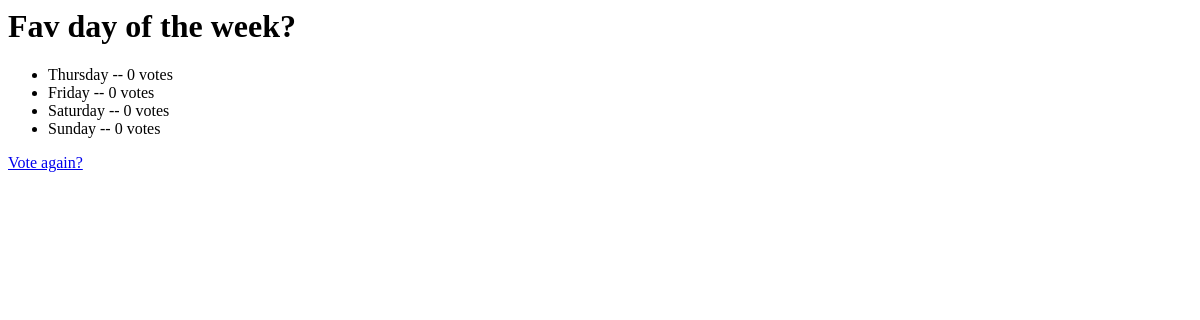
The page /polls/2/results/ on the database as committed earlier.
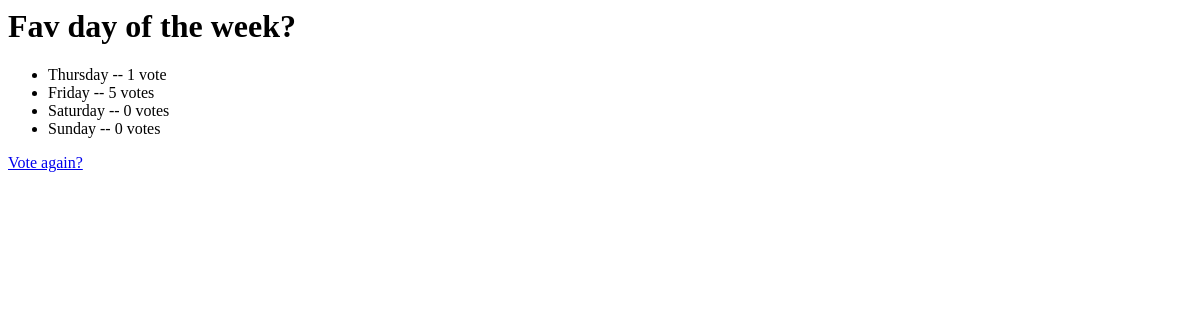
The same page on the database as committed later.
### mysite/polls/models.py (models this page shows)
class Poll(models.Model):
	question = models.CharField(max_length=200)
	pub_date = models.DateTimeField('date published')
	def __unicode__(self):
		return self.question
	def was_published_recently(self):
		return self.pub_date >= timezone.now() - datetime.timedelta(days=1)
	was_published_recently.admin_order_field = 'pub_date'
        was_published_recently.boolean = True
        was_published_recently.short_description = 'Published recently?'

class Choice(models.Model):
	poll = models.ForeignKey(Poll)
	choice_text = models.CharField(max_length=200)
	votes = models.IntegerField(default=0)
	def __unicode__(self):
		return "choice={}, votes={}".format(self.choice_text, self.votes)

### mysite/polls/views.py (the view)
# urls.py: url(r'^(?P<poll_id>\d+)/results/$', views.results, name='results'),
def results(request, poll_id):
    poll = get_object_or_404(Poll, pk=poll_id)
    return render(request, 'polls/results.htm', {'poll': poll})

### mysite/polls/templates/polls/results.htm
<h1>{{ poll.question }}</h1>
<ul>
{% for choice in poll.choice_set.all %}
    <li>{{ choice.choice_text }} -- {{ choice.votes }} vote{{ choice.votes|pluralize }}</li>
{% endfor %}
</ul>
<a href="{% url 'polls:detail' poll.id %}">Vote again?</a>

Rows that differ between the two databases and show on the page:
changed Choice "Thursday": votes "0" → "1"
changed Choice "Friday": votes "0" → "5"
